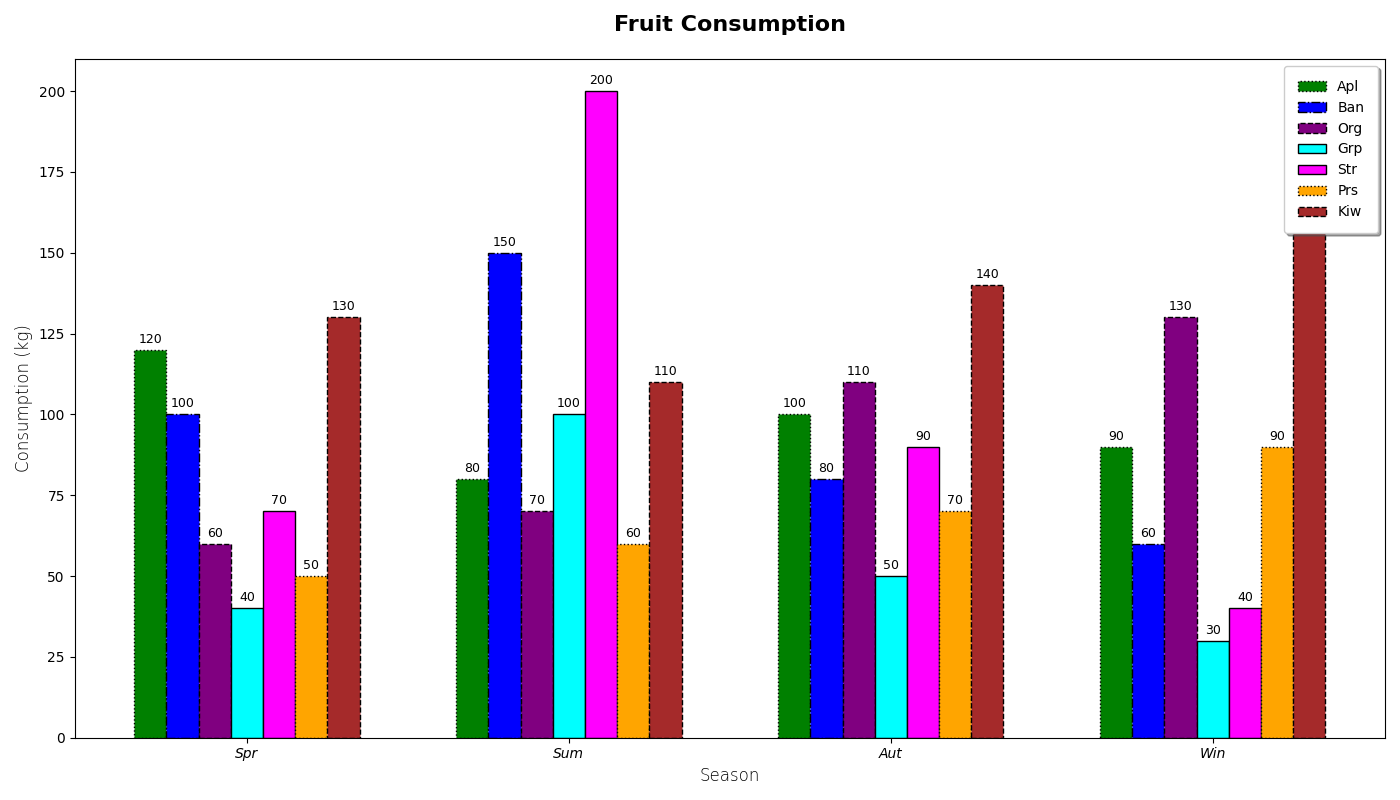

Reproduce this figure in Python.
import matplotlib.pyplot as plt
import numpy as np

seasons = ['Spr', 'Sum', 'Aut', 'Win']

apples = np.array([120, 80, 100, 90])
bananas = np.array([100, 150, 80, 60])
oranges = np.array([60, 70, 110, 130])
grapes = np.array([40, 100, 50, 30])
strawberries = np.array([70, 200, 90, 40])
pears = np.array([50, 60, 70, 90])  # New fruit data
kiwis = np.array([130, 110, 140, 160])  # New fruit data

fig, ax = plt.subplots(figsize=(14, 8))

bar_width = 0.1  # Adjusted for the new data series

positions_apples = np.arange(len(seasons))
positions_bananas = positions_apples + bar_width
positions_oranges = positions_apples + 2 * bar_width
positions_grapes = positions_apples + 3 * bar_width
positions_strawberries = positions_apples + 4 * bar_width
positions_pears = positions_apples + 5 * bar_width
positions_kiwis = positions_apples + 6 * bar_width

bars_apples = ax.bar(positions_apples, apples, bar_width, 
                     label='Apl', color='green', edgecolor='black', linestyle='dotted')
bars_bananas = ax.bar(positions_bananas, bananas, bar_width, 
                      label='Ban', color='blue', edgecolor='black', linestyle='dashdot')
bars_oranges = ax.bar(positions_oranges, oranges, bar_width, 
                      label='Org', color='purple', edgecolor='black', linestyle='dashed')
bars_grapes = ax.bar(positions_grapes, grapes, bar_width, 
                     label='Grp', color='cyan', edgecolor='black', linestyle='solid')
bars_strawberries = ax.bar(positions_strawberries, strawberries, bar_width, 
                           label='Str', color='magenta', edgecolor='black', linestyle='solid')
bars_pears = ax.bar(positions_pears, pears, bar_width, 
                    label='Prs', color='orange', edgecolor='black', linestyle='dotted')
bars_kiwis = ax.bar(positions_kiwis, kiwis, bar_width, 
                    label='Kiw', color='brown', edgecolor='black', linestyle='dashed')

ax.set_title('Fruit Consumption', fontsize=16, fontweight='bold', pad=20)
ax.set_xlabel('Season', fontsize=12, fontweight='light')
ax.set_ylabel('Consumption (kg)', fontsize=12, fontweight='light')
ax.set_xticks(positions_apples + 3 * bar_width)
ax.set_xticklabels(seasons, fontsize=10, style='italic')

ax.legend(loc='upper right', fontsize=10, frameon=True, shadow=True, borderpad=1)

bars = [bars_apples, bars_bananas, bars_oranges, bars_grapes, bars_strawberries, bars_pears, bars_kiwis]
for bar_set in bars:
    for bar in bar_set:
        height = bar.get_height()
        ax.annotate(f'{height}',
                    xy=(bar.get_x() + bar.get_width() / 2, height),
                    xytext=(0, 3), 
                    textcoords='offset points',
                    ha='center', va='bottom', fontsize=9)

plt.tight_layout()

plt.show()
